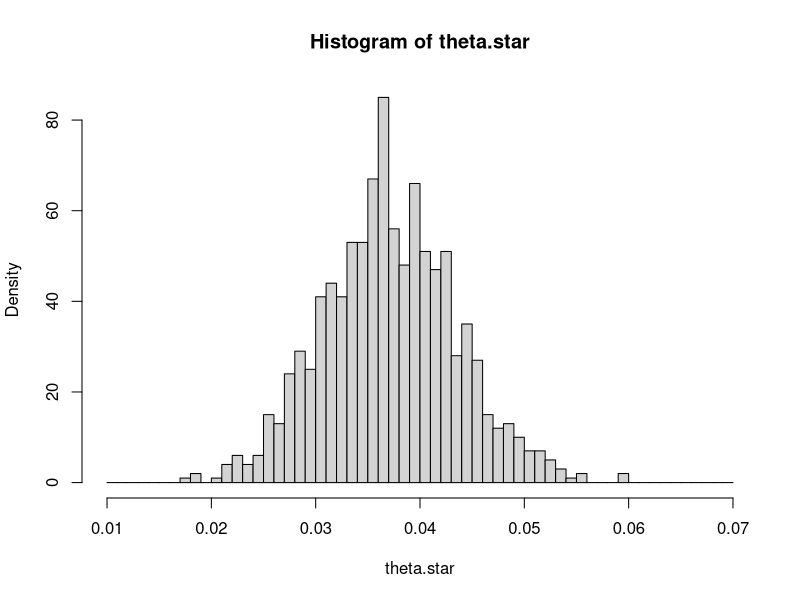

Reproduce this figure in R.
#this program demonstrates the use of bootstrap for paramter estimation using a multinomial distribution
#the total counts are divided into cells, each having different probabilities of landing inside them
#a multinomial distribution is defined by one parameter, theta, which is used to find cell probabilities
#theta is the parameter to be estimated

#loop iterations
m <- 1000
#total count across all cells
n <- 3839

#cell probabilities
p <- c(0.5089,0.2411,0.2411,0.0089)

#initialize parameter found by bootstrap
theta.star <- numeric(m)

for(i in 1:m){
		y <- rmultinom(1,n,p)
		#the MLE for theta was found to be quadratic and so the following coefficients are used to compute it
		a <- y[1,]+y[2,]+y[3,]+y[4,]
		b <- -(y[1,]-2*y[2,]-2*y[3,]+y[4,])
		c <- -2*y[4,]
		theta.star[i] <- (-b+sqrt(b^2-4*a*c))/(2*a)
	}
cut <- seq(0.01,0.07,0.001)

hist(theta.star,breaks=cut,prob=T)

#the histogram should be cenetered around this estimated value for the parameter
theta.star.mean <- mean(theta.star)
theta.star.mean

theta.star.sd <- sd(theta.star)
theta.star.sd

#95% confidence intervals
theta.LCL <- quantile(theta.star,0.025)
theta.LCL
theta.UCL <- quantile(theta.star,0.975)
theta.UCL